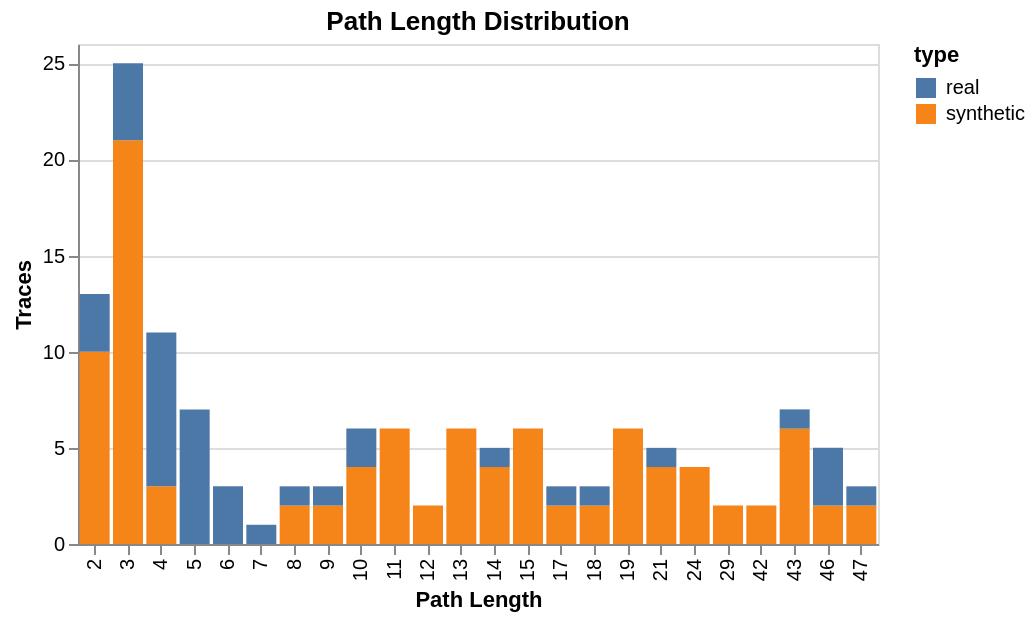

Notebook source saved alongside this figure:
### Code cell
// Path length distribution chart
const lenCounts = new Map<number, {synthetic: number, real: number}>();
for (const t of traces) {
  const len = t.path.length;
  if (!lenCounts.has(len)) lenCounts.set(len, { synthetic: 0, real: 0 });
  if (t.synthetic) lenCounts.get(len)!.synthetic++;
  else lenCounts.get(len)!.real++;
}

const lenData: Array<{length: number, count: number, type: string}> = [];
for (const [len, counts] of lenCounts) {
  lenData.push({ length: len, count: counts.synthetic, type: 'synthetic' });
  lenData.push({ length: len, count: counts.real, type: 'real' });
}

const lenSpec = {
  "$schema": "https://vega.github.io/schema/vega-lite/v5.json",
  "title": "Path Length Distribution",
  "width": 400,
  "height": 250,
  "data": { "values": lenData },
  "mark": "bar",
  "encoding": {
    "x": { "field": "length", "type": "ordinal", "title": "Path Length" },
    "y": { "field": "count", "type": "quantitative", "title": "Traces", "stack": true },
    "color": { "field": "type", "type": "nominal" },
    "tooltip": [{ "field": "length" }, { "field": "type" }, { "field": "count" }]
  }
};

await Deno.jupyter.display({ "application/vnd.vegalite.v5+json": lenSpec }, { raw: true });

### Figure 1 — Vega-Lite specification as saved in the notebook (floating-point values rounded to 4 significant figures)
{"$schema": "https://vega.github.io/schema/vega-lite/v5.json", "data": {"values": [{"count": 21, "length": 3, "type": "synthetic"}, {"count": 4, "length": 3, "type": "real"}, {"count": 3, "length": 4, "type": "synthetic"}, {"count": 8, "length": 4, "type": "real"}, {"count": 10, "length": 2, "type": "synthetic"}, {"count": 3, "length": 2, "type": "real"}, {"count": 6, "length": 19, "type": "synthetic"}, {"count": 0, "length": 19, "type": "real"}, {"count": 6, "length": 13, "type": "synthetic"}, {"count": 0, "length": 13, "type": "real"}, {"count": 4, "length": 14, "type": "synthetic"}, {"count": 1, "length": 14, "type": "real"}, {"count": 6, "length": 15, "type": "synthetic"}, {"count": 0, "length": 15, "type": "real"}, {"count": 2, "length": 17, "type": "synthetic"}, {"count": 1, "length": 17, "type": "real"}, {"count": 4, "length": 10, "type": "synthetic"}, {"count": 2, "length": 10, "type": "real"}, {"count": 2, "length": 9, "type": "synthetic"}, {"count": 1, "length": 9, "type": "real"}, {"count": 2, "length": 42, "type": "synthetic"}, {"count": 0, "length": 42, "type": "real"}, {"count": 2, "length": 8, "type": "synthetic"}, {"count": 1, "length": 8, "type": "real"}, {"count": 2, "length": 47, "type": "synthetic"}, {"count": 1, "length": 47, "type": "real"}, {"count": 6, "length": 43, "type": "synthetic"}, {"count": 1, "length": 43, "type": "real"}, {"count": 2, "length": 46, "type": "synthetic"}, {"count": 3, "length": 46, "type": "real"}, {"count": 2, "length": 12, "type": "synthetic"}, {"count": 0, "length": 12, "type": "real"}, {"count": 6, "length": 11, "type": "synthetic"}, {"count": 0, "length": 11, "type": "real"}, {"count": 4, "length": 24, "type": "synthetic"}, {"count": 0, "length": 24, "type": "real"}, {"count": 2, "length": 18, "type": "synthetic"}, {"count": 1, "length": 18, "type": "real"}, {"count": 4, "length": 21, "type": "synthetic"}, {"count": 1, "length": 21, "type": "real"}, {"count": 2, "length": 29, "type": "synthetic"}, {"count": 0, "length": 29, "type": "real"}, {"count": 0, "length": 5, "type": "synthetic"}, {"count": 7, "length": 5, "type": "real"}, {"count": 0, "length": 6, "type": "synthetic"}, {"count": 3, "length": 6, "type": "real"}, {"count": 0, "length": 7, "type": "synthetic"}, {"count": 1, "length": 7, "type": "real"}]}, "encoding": {"color": {"field": "type", "type": "nominal"}, "tooltip": [{"field": "length"}, {"field": "type"}, {"field": "count"}], "x": {"field": "length", "title": "Path Length", "type": "ordinal"}, "y": {"field": "count", "stack": true, "title": "Traces", "type": "quantitative"}}, "height": 250, "mark": "bar", "title": "Path Length Distribution", "width": 400}
